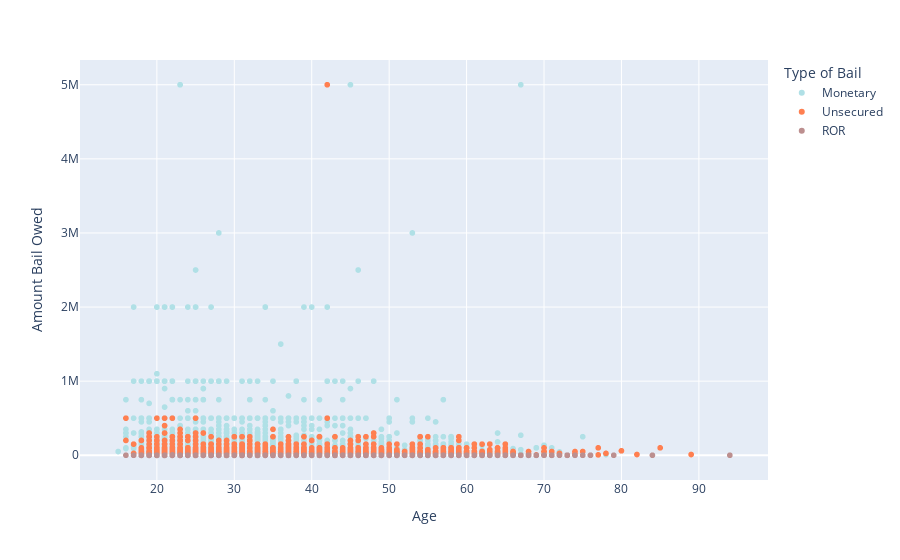

Notebook cell for this chart:
### Code cell
selected_type= ['Monetary','ROR','Unsecured']

filtered_df= df_debt[df_debt["Type of Bail"].isin(selected_type)]
fig_debt = px.scatter(filtered_df, x="Age", y="Amount Bail Owed", color = "Type of Bail", color_discrete_sequence = colors)

fig_debt.show()

### Figure 1 — Plotly figure (JSON) as saved in the notebook; plotly's stock layout.template omitted (floating-point values rounded to 4 significant figures; data arrays with more than 128 entries replaced by an {"elided": "..."} marker saying what was removed)
{"data": [{"hovertemplate": "Type of Bail=Monetary<br>Age=%{x}<br>Amount Bail Owed=%{y}<extra></extra>", "legendgroup": "Monetary", "marker": {"color": "powderblue", "symbol": "circle"}, "mode": "markers", "name": "Monetary", "showlegend": true, "type": "scattergl", "x": {"elided": "5533 int values"}, "xaxis": "x", "y": {"elided": "5533 int values"}, "yaxis": "y"}, {"hovertemplate": "Type of Bail=Unsecured<br>Age=%{x}<br>Amount Bail Owed=%{y}<extra></extra>", "legendgroup": "Unsecured", "marker": {"color": "coral", "symbol": "circle"}, "mode": "markers", "name": "Unsecured", "showlegend": true, "type": "scattergl", "x": {"elided": "3621 int values"}, "xaxis": "x", "y": {"elided": "3621 int values"}, "yaxis": "y"}, {"hovertemplate": "Type of Bail=ROR<br>Age=%{x}<br>Amount Bail Owed=%{y}<extra></extra>", "legendgroup": "ROR", "marker": {"color": "rosybrown", "symbol": "circle"}, "mode": "markers", "name": "ROR", "showlegend": true, "type": "scattergl", "x": {"elided": "3919 int values"}, "xaxis": "x", "y": {"elided": "3919 int values"}, "yaxis": "y"}], "layout": {"legend": {"title": {"text": "Type of Bail"}, "tracegroupgap": 0}, "margin": {"t": 60}, "xaxis": {"anchor": "y", "domain": [0, 1], "title": {"text": "Age"}}, "yaxis": {"anchor": "x", "domain": [0, 1], "title": {"text": "Amount Bail Owed"}}}}
